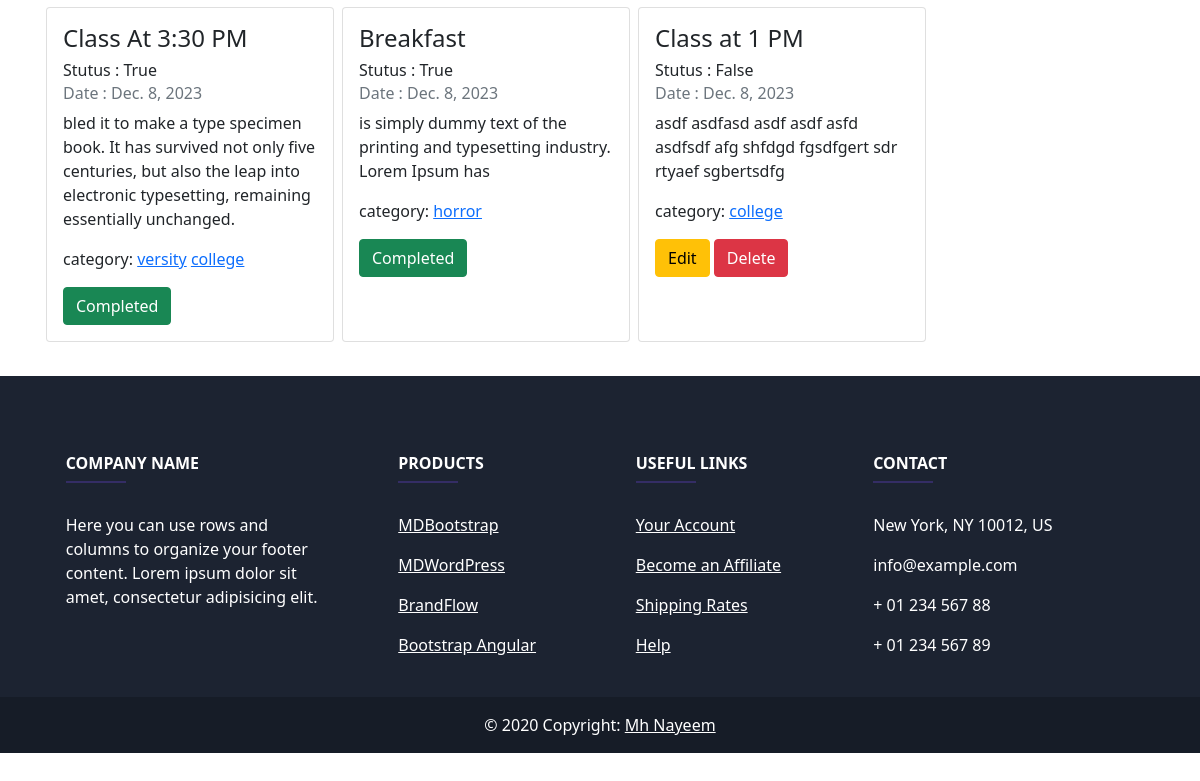
Before: / (lower part) with the older database file.
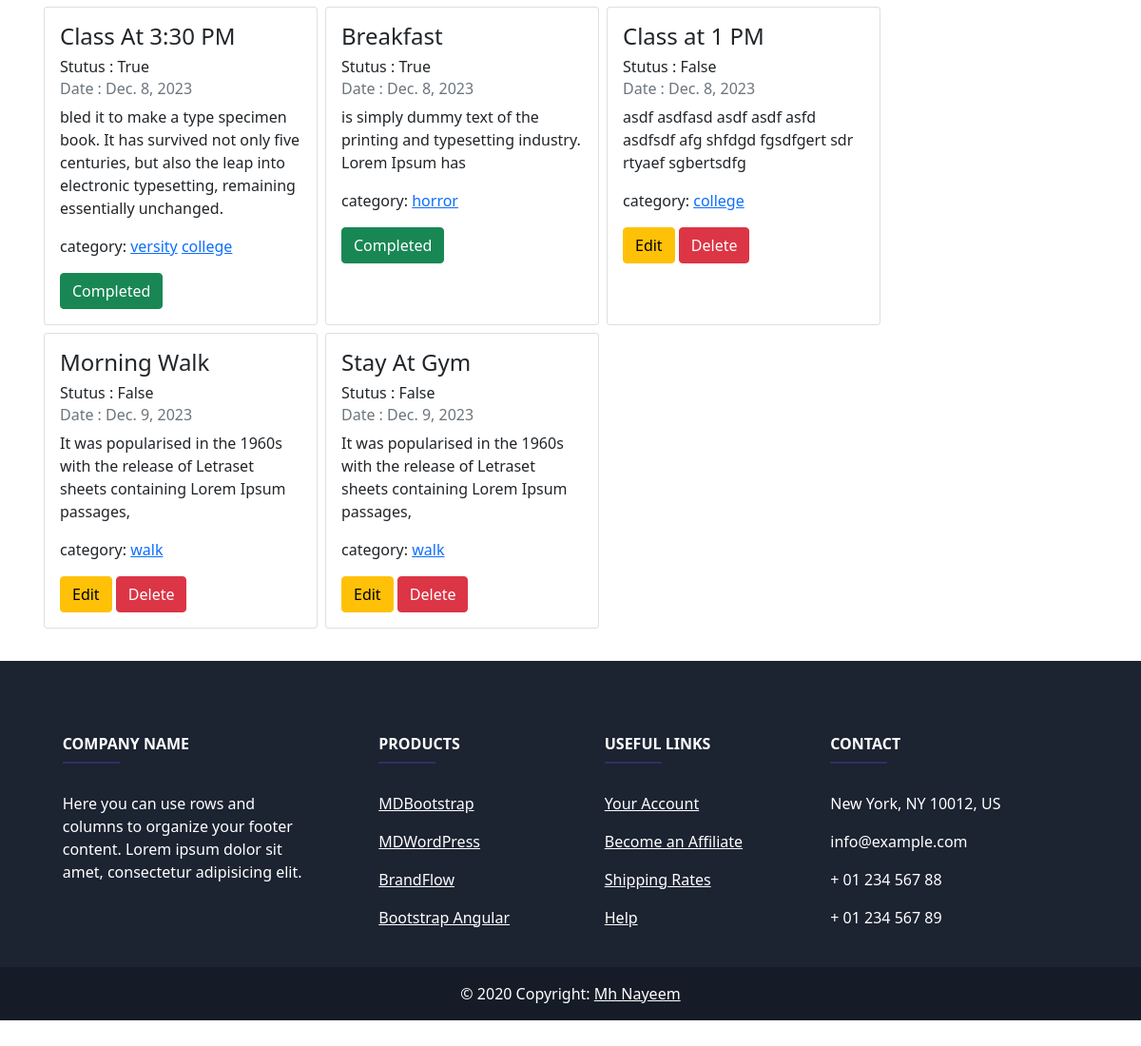
After: the same page with the newer database file.
### task/models.py (models this page shows, shortened)
class task(models.Model):
    title = models.CharField(max_length=50)
    description = models.TextField()
    date = models.DateField(auto_now_add=True)
    is_complete = models.BooleanField(default=False)
    category = models.ManyToManyField(category)

### category/models.py (models this page shows, shortened)
class category(models.Model):
    title = models.CharField(max_length=20,default=None)

### task_project/views.py (the view)
# urls.py: path('',views.home , name = 'homepage'),
def home(request):
    data = task.objects.all()
    return render(request, 'home.html',{'data' : data})

### templates/home.html (shortened to what this page needs)
{% extends "base.html" %}
{% block content %}
<div class="container mt-5">
    <div class="row">
        <div class="card_boxes d-flex flex-wrap ">
            {% for task in data%}
            <div class="card col-md-3 mx-1 my-1" style="width: 18rem;">
                <div class="card-body">
                  <h4 class="card-title">{{task.title}}</h4>
                  <h6 class="card-title">Stutus : {{task.is_complete}}</h6>
                  <h6 class="card-subtitle mb-2 text-muted">Date : {{task.date}}</h6>
                  <p class="card-text">{{task.description}}</p>
                  <p class="card-text">
                    category:
                    {% for cat in task.category.all %}
                        <a href="#">{{cat.title}}</a>
                    {% endfor %}
                  </p>
                  {% if not task.is_complete %}
                  <a href="{% url 'edit_task' task.id %}" class="btn btn-warning">Edit</a>
                  <a href="{% url 'delete_task' task.id %}" class="btn btn-danger">Delete</a>
                  {% else %}
                  <button class="btn btn-success">Completed</button>
                  {% endif %}
                </div>
            </div>
            {% endfor %}
        </div>
    </div>
</div>
{% endblock %}

### templates/base.html (shortened to what this page needs)
<!doctype html>
<html lang="en">
  <head>
    <link href="https://cdn.jsdelivr.net/npm/bootstrap@5.0.2/dist/css/bootstrap.min.css" rel="stylesheet">
  </head>
  <body>
      {% block content %}
      {% endblock %}
      <footer class="text-center text-lg-start text-white" style="background-color: #1c2331;padding-top: 30px; margin-top: 30px;">
        <div class="my-5">
          <footer>
            <section class="">
              <div class="container text-center text-md-start mt-5">
                <div class="row mt-3">
                  <div class="col-md-3 col-lg-4 col-xl-3 mx-auto mb-4">
                    <h6 class="text-uppercase fw-bold">Company name</h6>
                    <hr
                        class="mb-4 mt-0 d-inline-block mx-auto"
                        style="width: 60px; background-color: #7c4dff; height: 2px"
                        />
                    <p>
                      Here you can use rows and columns to organize your footer
                      content. Lorem ipsum dolor sit amet, consectetur adipisicing
                      elit.
                    </p>
                  </div>
                  <div class="col-md-2 col-lg-2 col-xl-2 mx-auto mb-4">
                    <h6 class="text-uppercase fw-bold">Products</h6>
                    <hr
                        class="mb-4 mt-0 d-inline-block mx-auto"
                        style="width: 60px; background-color: #7c4dff; height: 2px"/>
                    <p>
                      <a href="#!" class="text-white">MDBootstrap</a>
                    </p>
                    <p>
                      <a href="#!" class="text-white">MDWordPress</a>
                    </p>
                    <p>
                      <a href="#!" class="text-white">BrandFlow</a>
                    </p>
                    <p>
                      <a href="#!" class="text-white">Bootstrap Angular</a>
                    </p>
                  </div>
                  <div class="col-md-3 col-lg-2 col-xl-2 mx-auto mb-4">
                    <h6 class="text-uppercase fw-bold">Useful links</h6>
                    <hr
                        class="mb-4 mt-0 d-inline-block mx-auto"
                        style="width: 60px; background-color: #7c4dff; height: 2px"
                        />
                    <p>
                      <a href="#!" class="text-white">Your Account</a>
                    </p>
                    <p>
                      <a href="#!" class="text-white">Become an Affiliate</a>
                    </p>
                    <p>
                      <a href="#!" class="text-white">Shipping Rates</a>
                    </p>
                    <p>
                      <a href="#!" class="text-white">Help</a>
                    </p>
                  </div>
                  <div class="col-md-4 col-lg-3 col-xl-3 mx-auto mb-md-0 mb-4">
                    <h6 class="text-uppercase fw-bold">Contact</h6>
                    <hr
                        class="mb-4 mt-0 d-inline-block mx-auto"
                        style="width: 60px; background-color: #7c4dff; height: 2px"/>
                    <p> New York, NY 10012, US</p>
                    <p> info@example.com</p>
                    <p> + 01 234 567 88</p>
                    <p> + 01 234 567 89</p>
                  </div>
                </div>
              </div>
            </section>
            <div
                 class="text-center p-3"
                 style="background-color: rgba(0, 0, 0, 0.2)">
              © 2020 Copyright:
              <a class="text-white" href="#">Mh Nayeem</a
                >
            </div>
          </footer>
        </div>
      </footer>
  </body>
</html>

Changed rows visible on the page:
added task: title "Morning Walk", is_complete "False", date "Dec. 9, 2023", description "It was popularised in the 1960s with the release of Letraset sheets containing Lorem Ipsum passages,", shows "Edit"
added category: title "walk"
added task: title "Stay At Gym", is_complete "False", date "Dec. 9, 2023", description "It was popularised in the 1960s with the release of Letraset sheets containing Lorem Ipsum passages,", shows "Edit"
